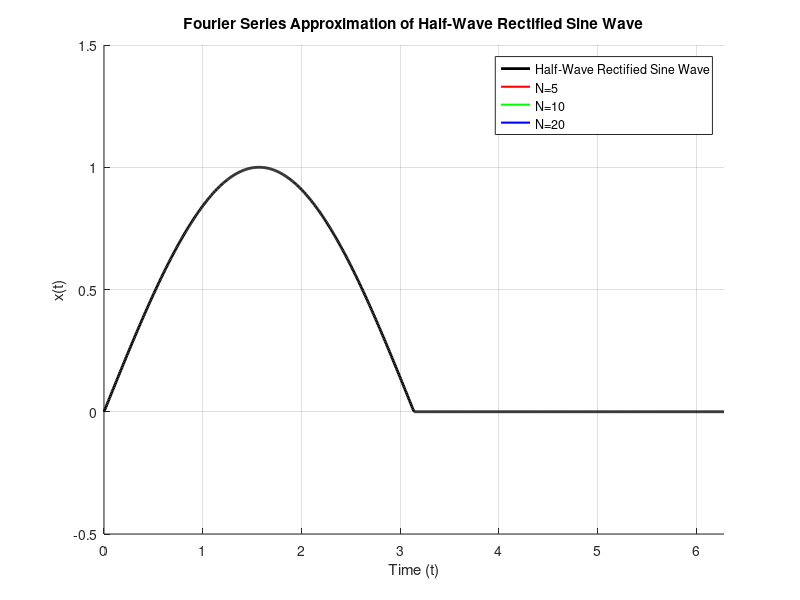

Reproduce this figure in MATLAB.
% Clear workspace and command window
clear; clc;

% Define parameters
T = 2 * pi;                % Period
t = linspace(0, T, 1000); % Time vector
x = zeros(size(t));        % Initialize the half-wave rectified sine wave

% Define the half-wave rectified sine wave
for i = 1:length(t)
    if t(i) < pi
        x(i) = sin(t(i)); % First segment
    else
        x(i) = 0; % Second segment
    end
end

% Number of terms for Fourier series approximations
N_terms = [5, 10, 20];
approx = zeros(length(t), length(N_terms)); % Initialize approximation matrix

% Calculate Fourier series approximation
for idx = 1:length(N_terms)
    N = N_terms(idx); % Get current N
    approx(:, idx) = 0; % Reset approximation for current N
    for n = 1:N
        an = (2 / pi) * (1 / (1 + n) + 1 / (1 - n)); % Fourier coefficient for cosine terms
        approx(:, idx) = approx(:, idx) + an * cos(n * t(:)); % Ensure t is a column vector
    end
end

% Adding a0 term (DC offset)
a0 = 1 / pi; % a0 already computed
for idx = 1:length(N_terms)
    approx(:, idx) = approx(:, idx) + a0; % Include a0 in the approximation
end

% Plotting
figure;
hold on;
plot(t, x, 'k', 'LineWidth', 2); % Original half-wave rectified sine wave
colors = ['r', 'g', 'b']; % Colors for different N
for idx = 1:length(N_terms)
    plot(t, approx(:, idx), colors(idx), 'LineWidth', 1.5); % Plot approximations
end
hold off;

% Customize the plot
legend('Half-Wave Rectified Sine Wave', 'N=5', 'N=10', 'N=20');
title('Fourier Series Approximation of Half-Wave Rectified Sine Wave');
xlabel('Time (t)');
ylabel('x(t)');
grid on;
axis([0 T -0.5 1.5]); % Set axis limits
